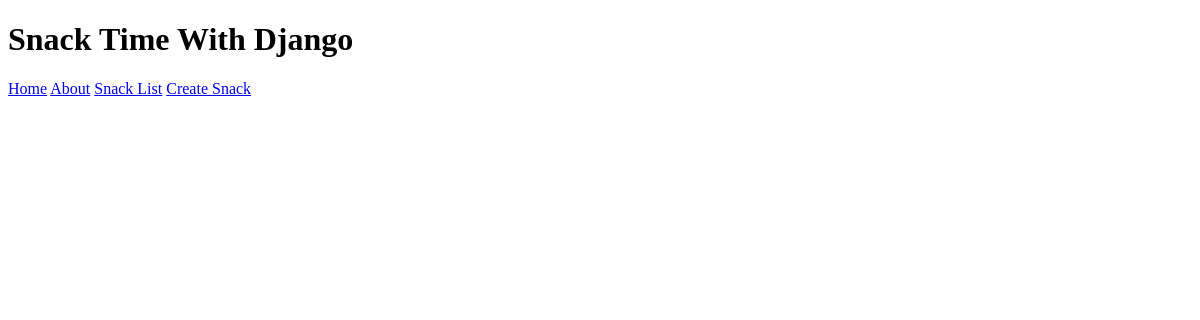
The page /snacks on the database as committed earlier.
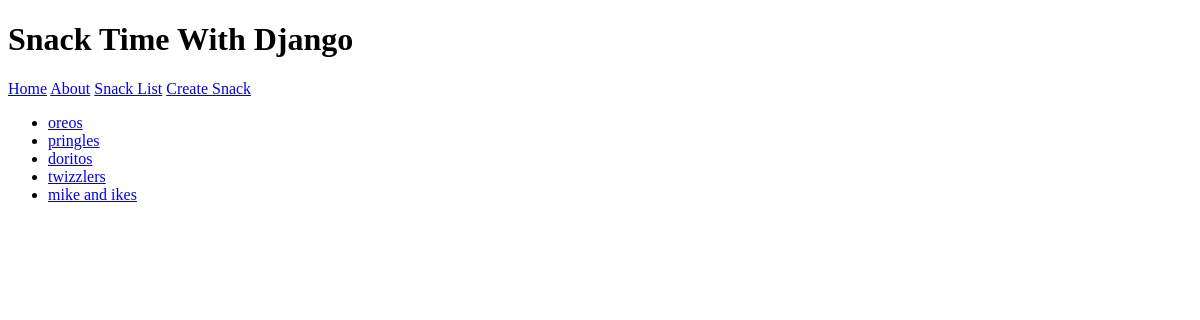
The same page on the database as committed later.
### snacks/models.py (models this page shows, shortened)
class Snack(models.Model):
  name = models.CharField(max_length=64)
  purchaser = models.ForeignKey(get_user_model(), on_delete=models.CASCADE)
  description = models.TextField()

### snacks/views.py (the view)
# urls.py: path("snacks", SnackListView.as_view(), name='snack_list'),
class SnackListView(ListView):
  template_name = 'snack_list.html'
  model = Snack

### templates/snack_list.html
{% extends 'base.html' %}
{% block content %}
<ul>
  {% for snack in object_list%}
  <li>
    <a href="{% url 'snack_detail' snack.pk %}">{{ snack.name }}</a>
  </li>
  {% endfor %}
</ul>
{% endblock content %}

Rows that differ between the two databases and show on the page:
added Snack: name "oreos"
added Snack: name "pringles"
added Snack: name "doritos"
added Snack: name "twizzlers"
added Snack: name "mike and ikes"
